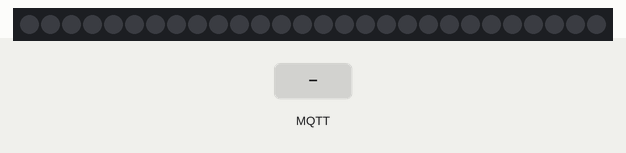
Simulated run of this program. Board: Raspberry Pi (BCM pin numbers) with an LED SHIM. Parts: 28 RGB LEDs in strip order, left to right. The test bench sets the inputs (shaded band). Dim RGB values are drawn brighter than linear; no MQTT or app messages arrive unless stated; the clock reads 2024-03-15 10:24:30 at power-on unless the program sets it; what the program prints to the terminal is not drawn.

Above: at 1.3 s.
1.4 s: MQTT message "1" arrives on the first subscribed topic
At 1.73 s:
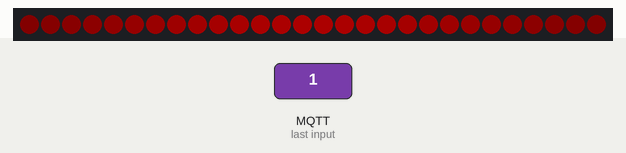
At 2.17 s:
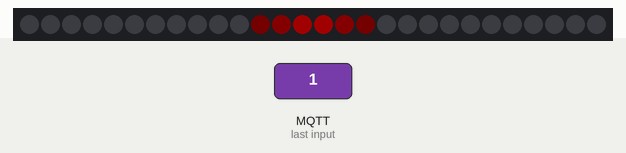

The program:

pulse_mqtt.py
```python
#!/usr/bin/env python

import os
from math import cos, sin, pi, floor
import paho.mqtt.client as mqtt
import colorsys
import time
from sys import exit

try:
    import numpy as np
except ImportError:
    exit('This script requires the numpy module\nInstall with: sudo pip install numpy')

import ledshim

ledshim.set_clear_on_exit()


def make_gaussian(fwhm):
    x = np.arange(0, ledshim.NUM_PIXELS, 1, float)
    y = x[:, np.newaxis]
    x0, y0 = 3.5, (ledshim.NUM_PIXELS / 2) - 0.5
    fwhm = fwhm
    gauss = np.exp(-4 * np.log(2) * ((x - x0) ** 2 + (y - y0) ** 2) / fwhm ** 2)
    return gauss


def flashLight(colorCode):
    # print('inside flashlight')
    for _ in range(5):

        ledshim.set_clear_on_exit()

        for z in list(range(1, 10)[::-1]) + list(range(1, 10)):
            fwhm = 15.0 / z
            gauss = make_gaussian(fwhm)

            start = time.time()
            y = 4
            for x in range(ledshim.NUM_PIXELS):
                h = colorCode
                s = 1.0
                v = gauss[x, y]
                rgb = colorsys.hsv_to_rgb(h, s, v)
                r, g, b = [int(255.0 * i) for i in rgb]
                ledshim.set_pixel(x, r, g, b)
            ledshim.show()
            end = time.time()
            t = end - start
            if t < 0.04:
                time.sleep(0.04 - t)


def on_connect(client, userdata, flags, rc):
    print("Connected with result code " + str(rc))
    client.subscribe("object/flashlight")


def on_message(client, userdata, msg):

    colorCode = msg.payload.decode()
    flashLight(float(colorCode))


client = mqtt.Client()
client.connect("localhost", 1883, 600)

client.on_connect = on_connect
client.on_message = on_message

try:
    client.loop_forever()
# To catch SigINT
except KeyboardInterrupt:
    client.disconnect()
```

Measured:
- after the input at 1.4 s, the LEDs: first change at once (image 1 shows a later state)
